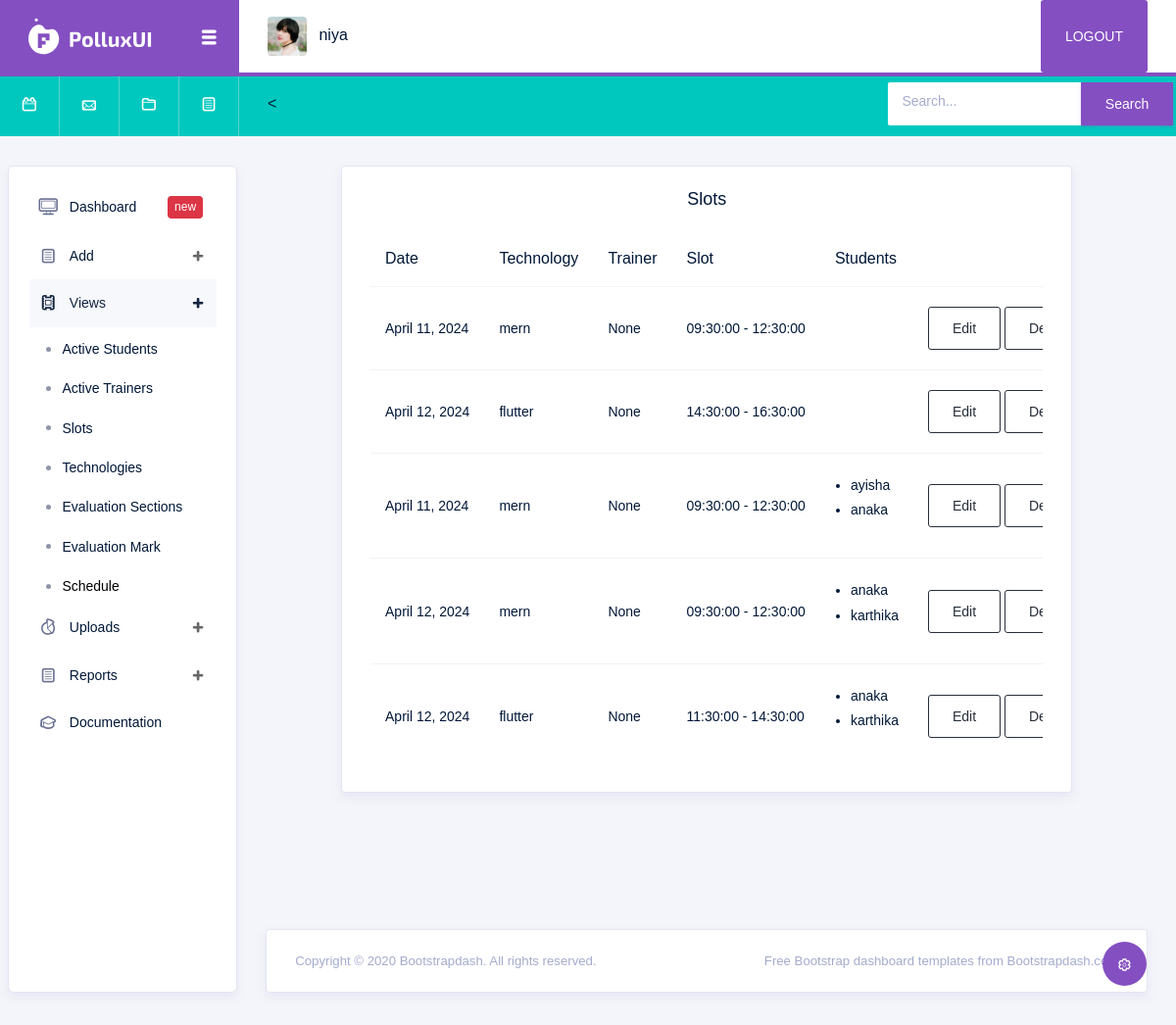
The app's page /schedule_view (signed in) with its own data.
### Futura_App/models.py (models this page shows)
class Login(AbstractUser):
    is_student = models.BooleanField(default=False)
    is_trainer = models.BooleanField(default=False)

class Schedule(models.Model):
    date =models.DateField()
    trainers = models.ForeignKey(Trainer, on_delete=models.DO_NOTHING, null=True, blank=True)
    students = models.ManyToManyField(Student, null=True,blank=True)
    slot = models.ForeignKey(Slot, on_delete=models.DO_NOTHING, null=True, blank=True)
    technology=models.ForeignKey(Technologies,on_delete=models.CASCADE,null=True, blank=True)

class Technologies(models.Model):
    name = models.CharField(max_length=100,null=True, blank=True)
    def __str__(self):
        return self.name

class Slot(models.Model):
    date = models.DateField()
    start_time = models.TimeField()
    end_time = models.TimeField()
    def __str__(self):
        return f"{self.start_time.strftime('%H:%M:%S')} - {self.end_time.strftime('%H:%M:%S')}"

class Student(models.Model):
    user = models.OneToOneField(Login, on_delete=models.CASCADE, related_name='students')
    date = models.DateTimeField(default=timezone.now)
    name = models.CharField(max_length=250, null=True, blank=True)
    location = models.CharField(max_length=250, null=True, blank=True)
    district = models.CharField(max_length=250, null=True, blank=True)
    qualification = models.CharField(max_length=250, null=True, blank=True)
    branch = models.CharField(max_length=250, null=True, blank=True)
    college = models.CharField(max_length=250, null=True, blank=True)
    year_of_passout = models.CharField(max_length=250, null=True, blank=True)
    university = models.CharField(max_length=250, null=True, blank=True)
    phone_no = models.CharField(max_length=250, null=True, blank=True)
    whatsapp_no = models.CharField(max_length=250, null=True, blank=True)
    email_id = models.EmailField(null=True, blank=True)
    guardian_name = models.CharField(max_length=250, null=True, blank=True)
    guardian_phno = models.CharField(max_length=250, null=True, blank=True)
    internship_project = models.CharField(max_length=250, null=True, blank=True)
    mod_of_class = models.CharField(max_length=250, null=True, blank=True)
    technology = models.ForeignKey(Technologies, on_delete=models.CASCADE, null=True, blank=True)
    duration = models.CharField(max_length=250, null=True, blank=True)
    How_do_you_reach_us = models.CharField(max_length=250, null=True, blank=True)
    staff = models.ForeignKey(Trainer, on_delete=models.CASCADE, null=True, blank=True)
    def __str__(self):
        return self.name

### Futura_App/admin_views.py (the view)
# urls.py: path('schedule_view', admin_views.schedule_view, name='schedule_view'),
@login_required(login_url='login_view')
def schedule_view(request):
    details = Schedule.objects.all()
    return render(request, 'admintemp/schedule_view.html',{'details':details})

### templates/admintemp/schedule_view.html (shortened to what this page needs)
{% extends 'admintemp/base.html' %}
{% load crispy_forms_tags %}
{% block content %}
  <div class="container">
    <div class="row justify-content-center">
      <div class="col-lg-10">
        <div class="card">
          <div class="card-body">
            <h5 class="card-title text-center">Slots</h5>
            <div class="table-responsive">
              <table class="table">
                <thead>
                  <tr>
                      <th scope="col">Date</th>
                    <th scope="col">Technology</th>
                    <th scope="col">Trainer</th>
                      <th scope="col">Slot</th>
                      <th scope="col">Students</th>
                  </tr>
                </thead>
                <tbody>
                  {% for i in details %}
                    <tr>
                      <td>{{i.date}}</td>
                        <td>{{i.technology}}</td>
                        <td>{{i.trainers}}</td>
                         <td>{{i.slot}}</td>
                           <td>
                               <ul>
                    {% for student in i.students.all %}
                    <li>{{ student }}</li>
                    {% endfor %}
                </ul>
                              </td>
                      <td>
                         <a href="{% url 'schedule_update' i.id %}" class="btn btn-outline-dark">Edit</a>
                      <form action="{% url 'schedule_delete' i.id %}" method="post" style="display: inline;">
            <button type="submit" class="btn btn-outline-dark">Delete</button>
        </form>
                      </td>
                    </tr>
                  {% endfor %}
                </tbody>
              </table>
            </div>
          </div>
        </div>
      </div>
    </div>
  </div>
{% endblock %}

### templates/admintemp/base.html (shortened to what this page needs)
<!DOCTYPE html>
<html lang="en">
{% load static %}
<head>
  <link rel="stylesheet" href=" {% static 'adminvendor/vendors/typicons/typicons.css' %} ">
  <link rel="stylesheet" href=" {% static 'adminvendor/vendors/css/vendor.bundle.base.css' %} ">
  <link rel="stylesheet" href=" {% static 'css/admincss/css/vertical-layout-light/style.css' %} ">
</head>
<body>
  <div class="container-scroller">
    <nav class="navbar col-lg-12 col-12 p-0 fixed-top d-flex flex-row">
      <div class="navbar-brand-wrapper d-flex justify-content-center">
        <div class="navbar-brand-inner-wrapper d-flex justify-content-between align-items-center w-100">
          <a class="navbar-brand brand-logo" href=" {% static 'index.html' %} "><img src=" {% static 'images/adminimages/images/logo.svg' %} " alt="logo"/></a>
          <button class="navbar-toggler navbar-toggler align-self-center" type="button" data-toggle="minimize">
            <span class="typcn typcn-th-menu"></span>
          </button>
        </div>
      </div>
      <div class="navbar-menu-wrapper d-flex align-items-center justify-content-end">
        <ul class="navbar-nav mr-lg-2">
          <li class="nav-item nav-profile dropdown">
            <a class="nav-link" href="#" data-toggle="dropdown" id="profileDropdown">
              <img src=" {% static 'images/adminimages/images/faces/face5.jpg' %} " alt="profile"/>
              <span class="nav-profile-name">{{request.user}}</span>
            </a>
          </li>
        </ul>
        <ul class="navbar-nav navbar-nav-right">
          <button class="btn" style="background-color:#844fc1;"><a href="{% url 'logout_view' %}" style="color:white;text-decoration:none" >LOGOUT</a></button>
       </ul>
      </div>
    </nav>
    <nav class="navbar-breadcrumb col-xl-12 col-12 d-flex flex-row p-0">
      <div class="navbar-links-wrapper d-flex align-items-stretch">
        <div class="nav-link">
          <a href=" {% static 'javascript:;' %} "><i class="typcn typcn-calendar-outline"></i></a>
        </div>
        <div class="nav-link">
          <a href=" {% static 'javascript:;' %} "><i class="typcn typcn-mail"></i></a>
        </div>
        <div class="nav-link">
          <a href=" {% static 'javascript:;' %} "><i class="typcn typcn-folder"></i></a>
        </div>
        <div class="nav-link">
          <a href=" {% static 'javascript:;' %} "><i class="typcn typcn-document-text"></i></a>
        </div>
      </div>
      <div class="navbar-menu-wrapper d-flex align-items-center justify-content-end">
<        <ul class="navbar-nav navbar-nav-right">
          <li class="nav-item nav-search d-none d-md-block mr-0">
            <form class="form-inline">
            <div class="input-group">
              <input type="text" class="form-control" placeholder="Search..." id="searchField"  name="srch" aria-label="search" aria-describedby="search">
              <div class="input-group-prepend">
                 <button class="btn btn-primary" type="submit">Search</button>
              </div>
            </div>
            </form>
          </li>
        </ul>
      </div>
    </nav>
    <div class="container-fluid page-body-wrapper">
      <div class="theme-setting-wrapper">
        <div id="settings-trigger"><i class="typcn typcn-cog-outline"></i></div>
      </div>
      <nav class="sidebar sidebar-offcanvas" id="sidebar">
        <ul class="nav">
          <li class="nav-item">
            <a class="nav-link" href=" {% url 'admin_page' %} ">
              <i class="typcn typcn-device-desktop menu-icon"></i>
              <span class="menu-title">Dashboard</span>
              <div class="badge badge-danger">new</div>
            </a>
          </li>
          <li class="nav-item">
            <a class="nav-link" data-toggle="collapse" href="#ui-basic" aria-expanded="false" aria-controls="ui-basic">
              <i class="typcn typcn-document-text menu-icon"></i>
              <span class="menu-title">Add</span>
              <i class="menu-arrow"></i>
            </a>
          </li>
          <li class="nav-item">
            <a class="nav-link" data-toggle="collapse" href="#form-elements" aria-expanded="false" aria-controls="viewsdata">
              <i class="typcn typcn-film menu-icon"></i>
              <span class="menu-title">Views</span>
              <i class="menu-arrow"></i>
            </a>
            <div class="collapse" id="form-elements">
              <ul class="nav flex-column sub-menu">
                <li class="nav-item"> <a class="nav-link" href="{% url 'student_view' %}">Active Students</a></li>
              </ul>
              <ul class="nav flex-column sub-menu">
                <li class="nav-item"> <a class="nav-link" href="{% url 'trainer_view' %}">Active Trainers</a></li>
              </ul>
              <ul class="nav flex-column sub-menu">
                <li class="nav-item"> <a class="nav-link" href="{% url 'slot_view' %}">Slots</a></li>
              </ul>
              <ul class="nav flex-column sub-menu">
                <li class="nav-item"> <a class="nav-link" href="{% url 'technology_view' %}">Technologies</a></li>
              </ul>
              <ul class="nav flex-column sub-menu">
                <li class="nav-item"> <a class="nav-link" href="{% url 'sections_view' %}">Evaluation Sections</a></li>
              </ul>
              <ul class="nav flex-column sub-menu">
                <li class="nav-item"> <a class="nav-link" href="{% url 'admin_evaluation' %}">Evaluation Mark</a></li>
              </ul>
              <ul class="nav flex-column sub-menu">
                <li class="nav-item"> <a class="nav-link" href="{% url 'schedule_view' %}">Schedule</a></li>
              </ul>
            </div>
          </li>
          <li class="nav-item">
            <a class="nav-link" data-toggle="collapse" href="#charts"aria-expanded="false" aria-controls="charts">
              <i class="typcn typcn-chart-pie-outline menu-icon"></i>
              <span class="menu-title">Uploads</span>
              <i class="menu-arrow"></i>
            </a>
          </li>
<li class="nav-item">
            <a class="nav-link" data-toggle="collapse" href="#report" aria-expanded="false" aria-controls="ui-basic">
              <i class="typcn typcn-document-text menu-icon"></i>
              <span class="menu-title">Reports</span>
              <i class="menu-arrow"></i>
            </a>
          </li>
          <li class="nav-item">
            <a class="nav-link" href="https://bootstrapdash.com/demo/polluxui-free/docs/documentation.html">
              <i class="typcn typcn-mortar-board menu-icon"></i>
              <span class="menu-title">Documentation</span>
            </a>
          </li>
        </ul>
      </nav>
      <div class="main-panel">
        <div class="content-wrapper">
          <div class="row">
            {% block content %}{% endblock %}
            <div class="col-xl-6 grid-margin stretch-card flex-column">
              <div class="row">
              </div>
            </div>
            <div class="col-xl-6 grid-margin stretch-card flex-column">
              <div class="row h-100">
                <div class="col-md-12 stretch-card">
                </div>
              </div>
            </div>
          </div>
          <div class="row">
            <div class="col-xl-4 grid-margin stretch-card">
            </div>
            <div class="col-md-6 col-xl-4 grid-margin stretch-card">
              <div class="row">
              </div>
            </div>
            <div class="col-md-6 col-xl-4 grid-margin stretch-card">
            </div>
          </div>
          <div class="row">
          </div>
        </div>
        <footer class="footer">
            <div class="card">
                <div class="card-body">
                    <div class="d-sm-flex justify-content-center justify-content-sm-between">
                        <span class="text-muted text-center text-sm-left d-block d-sm-inline-block">Copyright © 2020 <a href="https://www.bootstrapdash.com/" class="text-muted" target="_blank">Bootstrapdash</a>. All rights reserved.</span>
                        <span class="float-none float-sm-right d-block mt-1 mt-sm-0 text-center text-muted">Free <a href="https://www.bootstrapdash.com/" class="text-muted" target="_blank">Bootstrap dashboard</a> templates from Bootstrapdash.com</span>
                    </div>
                </div>
            </div>
        </footer>
      </div>
    </div>
  </div>
</body>
</html>

### records on screen
Login: user "niya"
Schedule: date "April 11, 2024", technology "mern", trainers "None", slot "09:30:00 - 12:30:00"
Schedule: date "April 12, 2024", technology "flutter", trainers "None", slot "14:30:00 - 16:30:00"
Schedule: date "April 11, 2024", technology "mern", trainers "None", slot "09:30:00 - 12:30:00"
Student: name "ayisha"
Student: name "anaka"
Schedule: date "April 12, 2024", technology "mern", trainers "None", slot "09:30:00 - 12:30:00"
Student: name "karthika"
Schedule: date "April 12, 2024", technology "flutter", trainers "None", slot "11:30:00 - 14:30:00"
